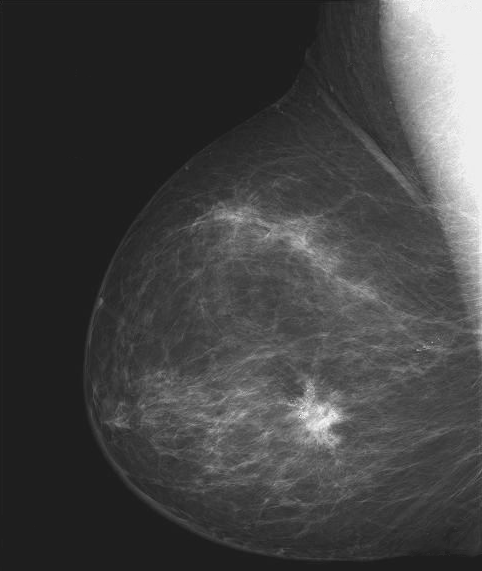
#> input picture Lab Assignment 3/Fig0304(a)(breast_digital_Xray)/Fig0304(a)(breast_digital_Xray).tif, 482 x 571 px
$ python breast_digital_Xray.py
#> lines starting #> are read from the running program, lines starting #| are printed output that depends on the picture
from PIL import Image
import numpy as np
import matplotlib.pyplot as plt
import os

script_dir = os.path.dirname(os.path.abspath(__file__))

img_path = os.path.join(script_dir, "Fig0304(a)(breast_digital_Xray).tif")

img = Image.open(img_path).convert("L")
#> img is the input picture: PIL image 482x571 L; min 21, max 255, mean 66.7
img = np.array(img)

# Negative transformation: s = (L - 1) - r
negative_img = 255 - img
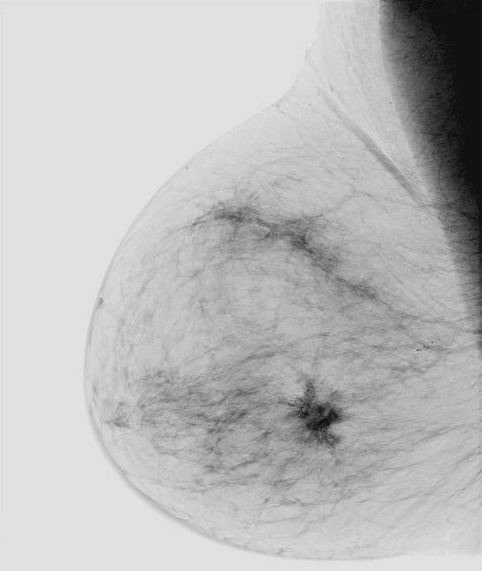
#> negative_img: shape (571, 482); min 0, max 234, mean 188.3

plt.figure(figsize=(8,4))

plt.subplot(1,2,1)
plt.title("Original Image")
plt.imshow(img, cmap='gray')
plt.axis('off')

plt.subplot(1,2,2)
plt.title("Negative Image")
plt.imshow(negative_img, cmap='gray')
plt.axis('off')

plt.show()
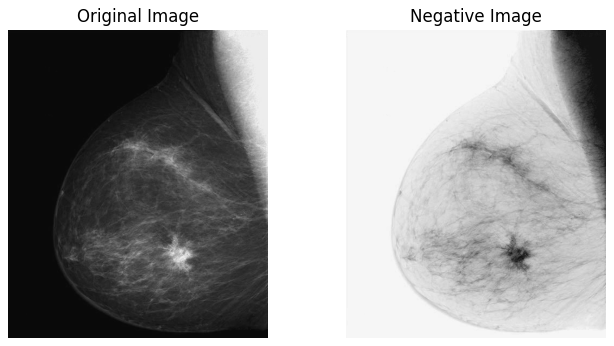
#> figure drawn by matplotlib, 2 panels
